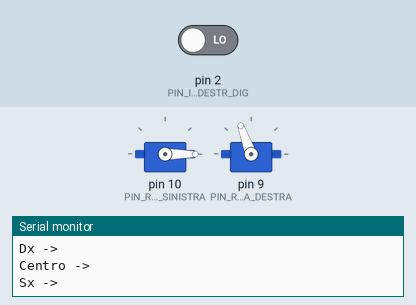
This sketch was run on a simulated Arduino Uno, built with avr-gcc and run on an emulated ATmega328P. On the bench: 2 × servo, the last lines printed to the serial monitor. Inputs (shaded band) come from the test bench; at power-on: pin 2 (PIN_INFRA_DESTR_DIG) LOW.

Above: at 1.7 s.
1.8 s: pin 2 (PIN_INFRA_DESTR_DIG) driven HIGH
At 3.7 s:
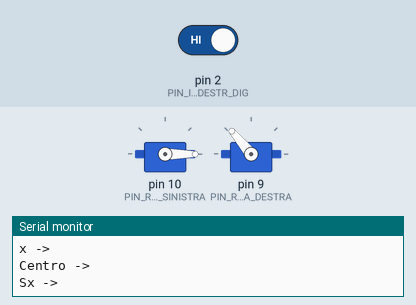
4.0 s: pin 2 (PIN_INFRA_DESTR_DIG) driven LOW
At 5.1 s:
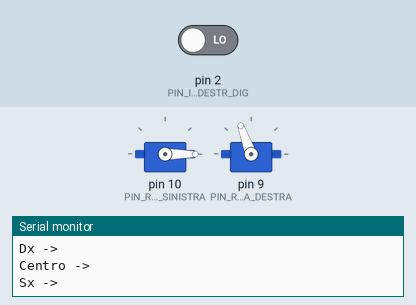
Timing chart, 0 to 7.0 s (numbered marks = the images above; inputs shaded):
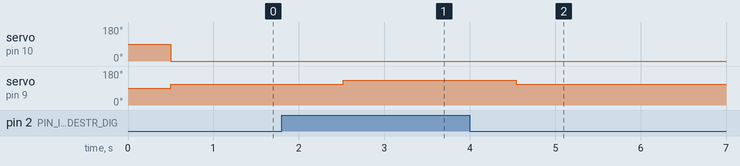

Measured:
- after the input at 1.8 s, servo on pin 9 (PIN_RUOTA_DESTRA): 110° → 130° after 0.72 s
- after the input at 4.0 s, servo on pin 9 (PIN_RUOTA_DESTRA): 130° → 110° after 0.54 s

The sketch:

JefLine.ino
```cpp
/*  LIBRERIA PID
   Algoritmo basato sulla correzione dell’errore dato un INPUT al fine di ragiungere il setpoint desiderato controllando l’OUTPUT

   Esempio:
   Se ti riferissi ad un automobile in cui l’INPUT è la velocità ed il setpoint è la velocità a cui desideri andare l’OUTPUT è l’angolo da imporre al pedale dell’accelleratore.

   Costruttore:
   Input: di tipo double, è la variabile contenente la rilavazione eseguita dal sistema
   Output: di tipo double, è la variabile con cui imponi un comando al sistema
   Setpoint: di tipo double, è il punto di arrivo desiderato
   Kp, Ki, Kd: di tipo double >= 0,
        rappresentano le tre costati mediante cui l’algoritmo modifica il proprio comportamento per raggiungere il punto desiderato
   Direction: puoi definirla DIRECT o REVERSE e determina la direzione in cui si sposterà l’output in funzione dell’errore rilevato per raggiungere il setpoint

  FUNZIONAMENTO IR VECCHIO
  Gli infrarossi ritornano valori tra 0 e 900, 900 è nero, -1 è solo un valore di debug
  per indicare che il sensore non è _iState in grado di leggere nulla, se il pin digitale del sensore
  è zero allora il sensore è collegato, altrimenti non è collegato / non è detecato da arduino

  FUNZIONAMENTO ALGORITMO
  Di seguito indicherò i sensori con sx, top e dx per sinistra, avanti e destra. Con sensori ON intendo la rilevazione del colore nero.
  Robot parte in posizione neutra con i sensori sulla linea nera, di conseguenza tutti attivati. Deve andare avanti proseguendo e avendo prevalentemente il sensore al mezzo sul nero
  e gli altri sul bianco. Per la curvatura verso il sensore opposto ON, modulare l'angolo con l'impiego della cache per verificare da quanto sta uscendo fuori
  per evitare robot a zig-zag.

  Riguardare logica curve a 90 gradi.
*/

//Librerie
#include <Servo.h>      //servo motori
#include <PID_v1.h>     //proporzionale integrale derivato

//Parametri Libreria PID
#define PIN_INPUT 0
#define PIN_OUTPUT 3
double Setpoint, Input, Output;
//Specify the links and initial tuning parameters
double Kp = 2, Ki = 5, Kd = 1;
PID myPID(&Input, &Output, &Setpoint, Kp, Ki, Kd, DIRECT);

#pragma region PIN

//Ruote
#define PIN_RUOTA_SINISTRA  10
#define PIN_RUOTA_DESTRA  9

//Infrarossi
#define PIN_INFRA_DESTR_DIG  2
#define PIN_INFRA_AV_DIG 0
#define PIN_INFRA_SINIST_DIG 1

#pragma endregion

//Valori Infrarossi Colori
#define NERO 300
#define BIANCO 80

//Direzioni Servo (gradi)
#define SERV_STOP 90
#define SERV_SINIST_AV 0
#define SERV_SINIST_DIETR 180
#define SERV_DEST_AV 180
#define SERV_DEST_DIETR 0

//enumeratore di stato indicante l'orientamento teorico della linea rispetto al robot
enum eState{ osx, xsx, sx, top, dx, xdx, odx };     //out sinistra, extreme sinistra, sinistra, avanti, destra, extreme destra, out destra

//Cache stati precedenti (gioco di tempo/impatto per curve anomale)
eState _eState;
eState _eCache;   //verificare necessarietà

//Bool Nero colore
bool _bNeroDestra;
bool _bNeroAvanti;
bool _bNeroSinistra;

//classe componente infrarossi casereccia
class Infrarossi {

  private:
    int _iPinDig;

  public:
    //Costruttore parametri pin analog
    Infrarossi(int _digitale) {
      _iPinDig = _digitale;
      pinMode(_iPinDig, INPUT);
    }

    //Funzione bool ritorna true se il sensore vede nero
    bool IsBlack() {
      return digitalRead(_iPinDig);
    }

};

//I vari servo per i motori
Servo Ruota_Destra;
Servo Ruota_Sinistra;

//dichiarazione oggetti infrarossi
Infrarossi* InfraDestra;
Infrarossi* InfraAvanti;
Infrarossi* InfraSinistra;

//Procedura ferma entrambe le ruote
void Stop() {

  Ruota_Sinistra.write(SERV_STOP);
  Ruota_Destra.write(SERV_STOP);
}

//Procedura avanti con entrambe le ruote
void Go_Avanti() {

  Ruota_Sinistra.write(SERV_SINIST_AV);
  Ruota_Destra.write(SERV_DEST_AV);
}

//Procedura retromarcia con entrambe le ruote
void Go_Dietro() {

  Ruota_Sinistra.write(SERV_SINIST_DIETR);
  Ruota_Destra.write(SERV_DEST_DIETR);
}

//Procedura setta e avvia svolta a sx a seconda della proriotà data (xsx o sx)
void Vai_Sinistra(eState _incisione) {

  int _iGradazione;
  Ruota_Destra.write(SERV_DEST_AV);
  switch (_incisione) {
    case osx:
      _iGradazione = 70;      //cammina-, curva+
      break;

    case xsx:
      _iGradazione = 50;
      break;

    case sx:
      _iGradazione = 10;      //cammina+, curva-
      break;
  }

  Ruota_Sinistra.write(_iGradazione);
}

//Procedura setta e avvia svolta a dx a seconda della priorità data (xdx o dx)
void Vai_Destra(eState _incisione) {

  int _iGradazione;
  Ruota_Sinistra.write(SERV_SINIST_AV);
  switch (_incisione) {
    case odx:
      _iGradazione = 110;     //cammina-, curva+
      break;

    case xdx:
      _iGradazione = 130;
      break;

    case dx:
      _iGradazione = 170;     //cammina+, curva-
      break;
  }

  Ruota_Destra.write(_iGradazione);
}

//Procedura principale in loop
void FollowTheLine() {

  _bNeroDestra = InfraDestra->IsBlack();
  _bNeroAvanti = InfraAvanti->IsBlack();
  _bNeroSinistra = InfraSinistra->IsBlack();

  if ((_bNeroSinistra  && _bNeroAvanti && _bNeroDestra) || (!_bNeroSinistra && _bNeroAvanti && !_bNeroDestra))
    _eState = top;
  else if(!_bNeroSinistra && !_bNeroAvanti && !_bNeroDestra)
      _eState = (_eCache == xsx || _eCache == sx) ? osx : odx;
  else {

    if(_bNeroSinistra && !_bNeroAvanti && !_bNeroDestra)
      _eState = xsx;     //andare a sinistra (mod+)
    else if(_bNeroSinistra && _bNeroAvanti && !_bNeroDestra)
      _eState = sx;     //andare a sinistra (mod)
    else if(!_bNeroSinistra && _bNeroAvanti && _bNeroDestra)
      _eState = dx;     //andare a sinistra (mod)
    else if(!_bNeroSinistra && !_bNeroAvanti && _bNeroDestra)
      _eState = xdx;     //andare a sinistra (mod+)
  }

  //switch gestore del moto del robot
  switch (_eState) {
    case osx:
      Vai_Sinistra(_eState);      //mod++
      break;

    case xsx:
      Vai_Sinistra(_eState);     //mod+
      break;

    case sx:
      Vai_Sinistra(_eState);     //mod
      break;

    case top:
      Go_Avanti();    //vai avanti con sensori captanti nero ovunque o solo davanti
      break;

    case dx:
      Vai_Destra(_eState);     //mod
      break;

    case xdx:
      Vai_Destra(_eState);     //mod+
      break;

    case odx:
      Vai_Destra(_eState);      //mod++
      break;
  }

  _eCache = _eState;    //verificare necessarietà
}

void setup() {
  Serial.begin(9600);
  Ruota_Sinistra.attach(PIN_RUOTA_SINISTRA);
  Ruota_Destra.attach(PIN_RUOTA_DESTRA);
  InfraDestra = new Infrarossi(PIN_INFRA_DESTR_DIG);
  InfraAvanti = new Infrarossi(PIN_INFRA_AV_DIG);
  InfraSinistra = new Infrarossi(PIN_INFRA_SINIST_DIG);
  delay(500);
}

void loop() {
  FollowTheLine();
  delay(10);
  //debug seriale
  Serial.println("Dx -> " + InfraDestra->IsBlack());
  Serial.println("Centro -> " + InfraAvanti->IsBlack());
  Serial.println("Sx -> " + InfraSinistra->IsBlack());
  delay(1000);
}
```
